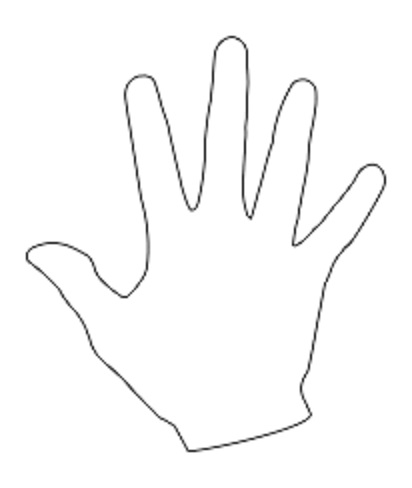
#> input picture images/archive/hand.jpg, 412 x 488 px, found by its file name
$ python convexhull.py
#> lines starting #> are read from the running program, lines starting #| are printed output that depends on the picture; after the words box and inside, x2 and y2 are one past the last pixel; in counts of white or black regions, pixels touching at a corner belong together
import cv2

image = cv2.imread("images/archive/hand.jpg")
#> image is the input picture: shape (488, 412, 3); min 28, max 255, mean 250.3
gray = cv2.cvtColor(image, cv2.COLOR_BGR2GRAY)


# Threshold the image
_, thresh = cv2.threshold(gray, 0, 255, cv2.THRESH_BINARY + cv2.THRESH_OTSU)
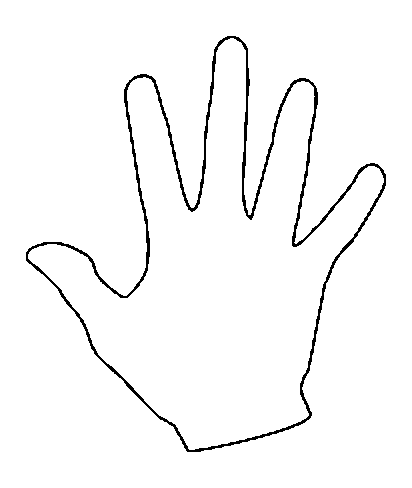
#> thresh: shape (488, 412); 97.2% white; black in thin lines or dots, all inside (x1, y1, x2, y2) = (26, 36, 386, 452)

# Find contours
contours, hierarchy = cv2.findContours(thresh.copy(), cv2.RETR_LIST, cv2.CHAIN_APPROX_NONE)
#> contours = 3 contours; box (x1, y1, x2, y2) and area: (0, 0, 412, 488) 200157, (25, 35, 387, 453) 68538, (28, 38, 384, 450) 61136

# Sort Contors by area and then remove the largest frame contour
n = len(contours) - 1
#> n = 2
contours = sorted(contours, key=cv2.contourArea, reverse=False)[:n]
#> contours = 2 contours; box (x1, y1, x2, y2) and area: (25, 35, 387, 453) 68538, (28, 38, 384, 450) 61136

# Iterate through contours and draw the convex hull
for c in contours:
    hull = cv2.convexHull(c)
    cv2.drawContours(image, [hull], 0, (0, 255, 0), 2)

    cv2.imshow("Convex Hull", image)
    cv2.waitKey(0)
#> this loop made 2 passes
#> pass 1, `cv2.imshow("Convex Hull", image)`:
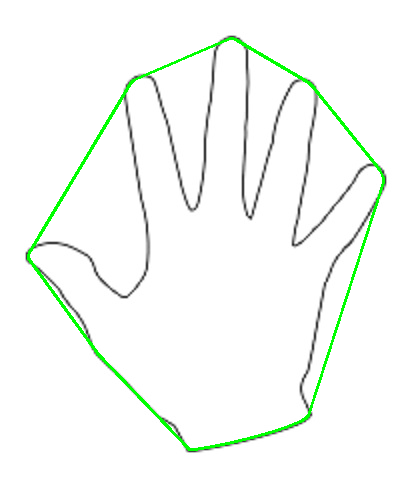
#> window 'Convex Hull': shape (488, 412, 3); mean B, G, R 246.4, 250.9, 246.4
#> pass 2, `cv2.imshow("Convex Hull", image)`:
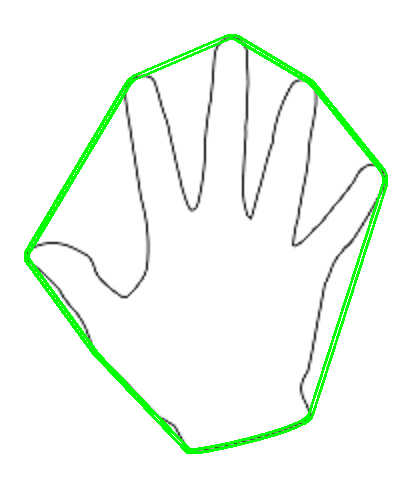
#> window 'Convex Hull': shape (488, 412, 3); mean B, G, R 242.1, 251.1, 242.1
